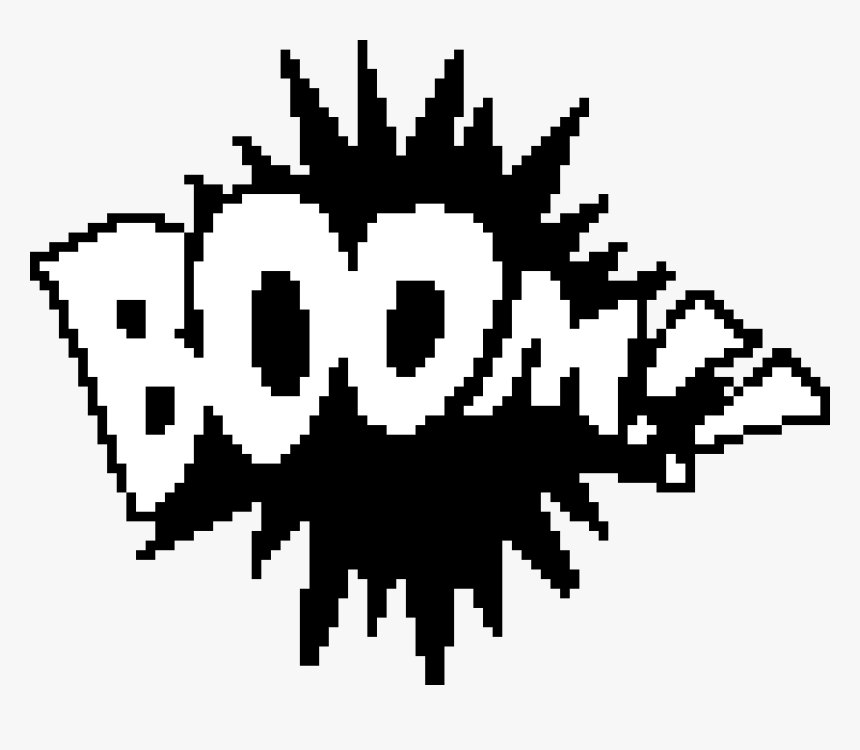
#> input picture Game_of_life/finimage.png, 860 x 750 px
$ python Game_of_life_model.py
#> lines starting #> are read from the running program, lines starting #| are printed output that depends on the picture; after the words box and inside, x2 and y2 are one past the last pixel; in counts of white or black regions, pixels touching at a corner belong together
#Game of life code
#Author:- Harin Patoliya, 2023

import cv2
import numpy as np
import matplotlib.pyplot as plt
from IPython.display import clear_output
import time

# Read the image file
image = cv2.imread("finimage.png", cv2.IMREAD_COLOR)
#> image is the input picture: shape (750, 860, 3); min 0, max 255, mean 190.4

# Convert the image to grayscale using OpenCV's cv2.cvtColor function
grayscale_image = cv2.cvtColor(image, cv2.COLOR_BGR2GRAY)

# Display the grayscale image
plt.imshow(grayscale_image, cmap='gray')
#> (this line was passed over: IPython is not available in this run)
plt.title('Grayscale Image')
#> (this line was passed over: IPython is not available in this run)
plt.axis('off')
#> (this line was passed over: IPython is not available in this run)
plt.show()

# Read Image as a numpy array
matrix = np.array(grayscale_image)

# Creat initial state for conway's model from grayscale image
# Threshold value for converting grayscale to binary
threshold_value = np.median(grayscale_image)
#> threshold_value = 247

# Convert the grayscale image to binary using a threshold
binary_image = (grayscale_image > threshold_value).astype(np.uint8)
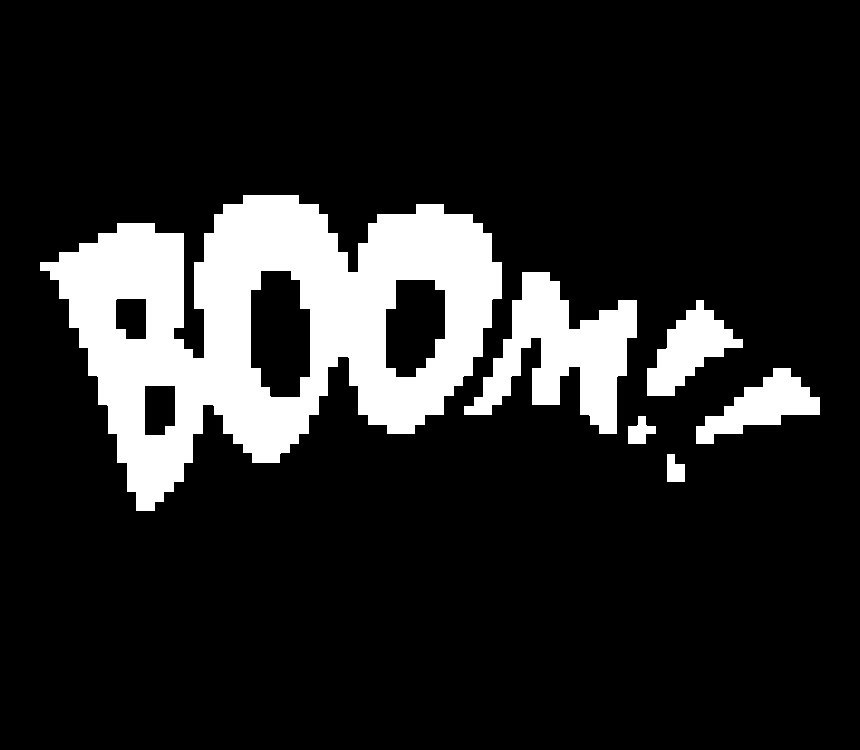
#> binary_image: shape (750, 860); values 0 (black) and 1 (white), 14.6% white; 6 white regions, box (x1, y1, x2, y2) and area: (40, 195, 502, 511) 71992, (464, 272, 637, 434) 12784, (647, 300, 743, 396) 4282, (696, 368, 820, 444) 4175, (628, 416, 656, 444) 486, (667, 454, 685, 482) 404

# Display the binary image
plt.imshow(binary_image, cmap='gray')
#> (this line was passed over: IPython is not available in this run)
plt.title('Binary Image (Living=White, Dead=Black)')
#> (this line was passed over: IPython is not available in this run)
plt.axis('off')
#> (this line was passed over: IPython is not available in this run)
plt.show()

# Set initial_state to be the binary image
initial_state = np.array(binary_image)

# Function to calculate the next generation based on Conway's rules
def next_generation(current_state):
    neighbors_count = sum(np.roll(np.roll(current_state, i, 0), j, 1)
                          for i in (-1, 0, 1) for j in (-1, 0, 1) if (i != 0 or j != 0))
    return (neighbors_count == 3) | (current_state & (neighbors_count == 2))

# Set the initial state
current_state = np.array(binary_image)

# Display generations
generations = 100
for generation in range(generations):
    # Calculate the next generation
    current_state = next_generation(current_state)

    # Display the current generation
#> (the run stopped early here; a loop or call above may not have finished)
